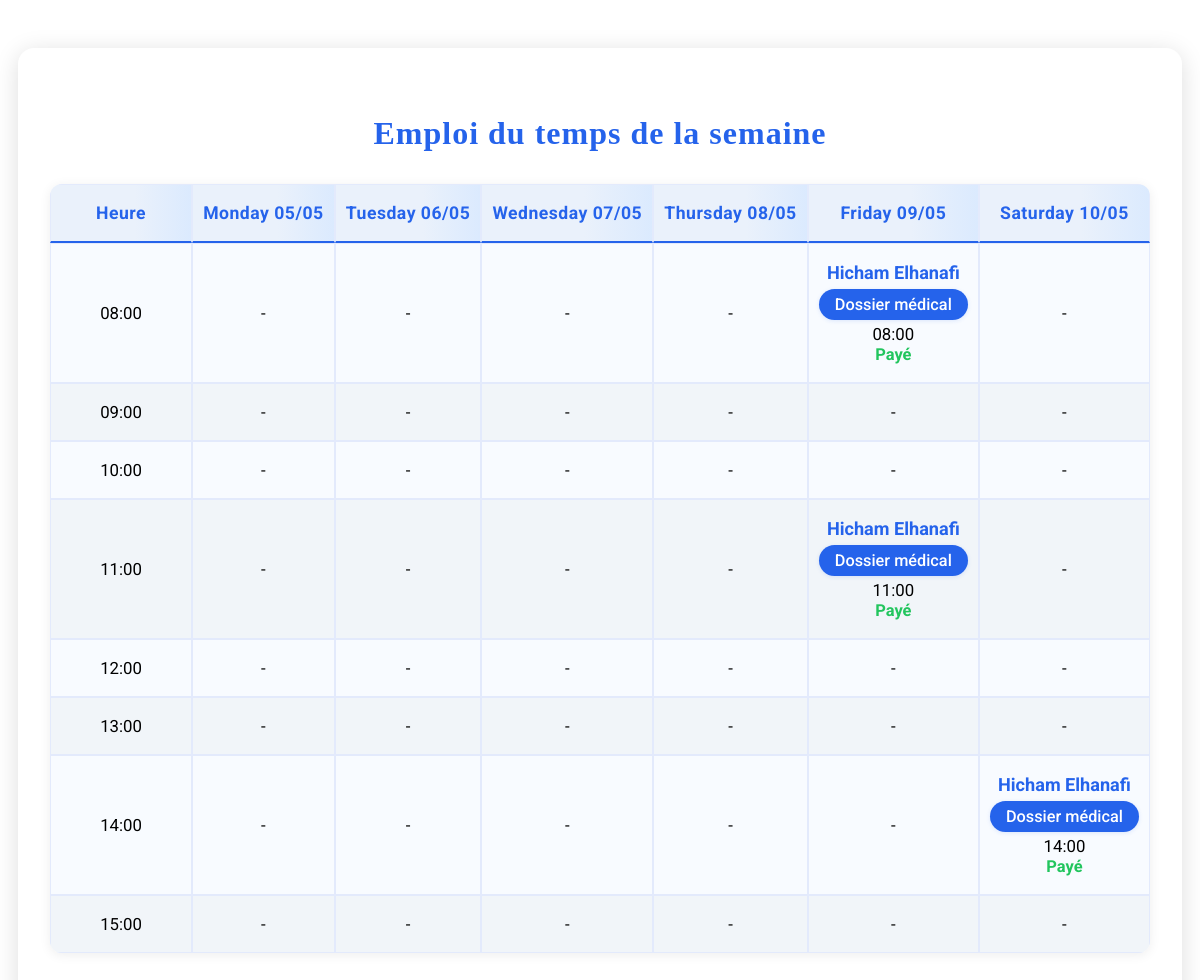
Page /medecin/dashboard/ (signed in) on the committed database.
### core/models.py (models this page shows, shortened)
class RendezVous(models.Model):
    patient = models.ForeignKey(Patient, on_delete=models.CASCADE)
    medecin = models.ForeignKey(Medecin, on_delete=models.CASCADE)
    date = models.DateTimeField()
    facture_payee = models.BooleanField(default=False)

class Patient(models.Model):
    first_name = models.CharField(max_length=100)
    last_name = models.CharField(max_length=100)
    email = models.EmailField(unique=True)
    password = models.CharField(max_length=128)  # hashé
    date_naissance = models.DateField()

### core/views.py (the view)
# urls.py: path('medecin/dashboard/', views.dashboard_medecin, name='dashboard_medecin'),
@medecin_login_required
def dashboard_medecin(request):
    medecin_id = request.session['medecin_id']
    medecin = Medecin.objects.get(id=medecin_id)
    message = None
    today = datetime.today().date()
    lundi = today - timedelta(days=today.weekday())
    jours = [lundi + timedelta(days=i) for i in range(6)]  # Lundi à samedi
    horaires = [time(hour=h) for h in range(8, 16)]  # 8h à 15h inclus (créneaux d'1h)
    rdvs = RendezVous.objects.filter(
        medecin=medecin,
        date__date__gte=jours[0],
        date__date__lte=jours[-1]
    ).select_related('patient')
    planning = {jour: {h: None for h in horaires} for jour in jours}
    for rdv in rdvs:
        jour = rdv.date.date()
        heure = rdv.date.time().replace(minute=0, second=0, microsecond=0)
        if jour in planning and heure in planning[jour]:
            planning[jour][heure] = rdv
    return render(request, 'core/dashboard_medecin.html', {
        'planning': planning,
        'jours': jours,
        'horaires': horaires,
        'medecin': medecin,
        'message': message,
    })

### core/templatetags/dict_extras.py (called while the page is built)
@register.filter
def dict_get(d, key):
    return d.get(key)

### core/views.py (called while the page is built)
def medecin_login_required(view_func):
    @wraps(view_func)
    def wrapper(request, *args, **kwargs):
        if 'medecin_id' not in request.session:
            return redirect('login_medecin')
        return view_func(request, *args, **kwargs)
    return wrapper

### core/templates/core/dashboard_medecin.html (shortened to what this page needs)
<!DOCTYPE html>
<html lang="fr">
<head>
    {% load static %}
    <link rel="stylesheet" href="{% static 'core/css/dashboard_medecin.css' %}">
    {% load dict_extras %}
</head>
<body>
    <div class="medecin-dashboard-container">
        <h2>Emploi du temps de la semaine</h2>
        <table class="emploi-du-temps">
            <thead>
                <tr>
                    <th>Heure</th>
                    {% for jour in jours %}
                        <th>{{ jour|date:"l d/m" }}</th>
                    {% endfor %}
                </tr>
            </thead>
            <tbody>
                {% for heure in horaires %}
                <tr>
                    <td>{{ heure|time:"H:i" }}</td>
                    {% for jour in jours %}
                        {% with planning_jour=planning|dict_get:jour %}
                            {% with rdv=planning_jour|dict_get:heure %}
                                <td>
                                    {% if rdv %}
                                        <strong>{{ rdv.patient.first_name }} {{ rdv.patient.last_name }}</strong><br>
                                        <a href="{% url 'dossier_medical_medecin' rdv.patient.id %}" class="dossier-link btn-dossier">Dossier médical</a><br>
                                        {{ rdv.date|time:"H:i" }}<br>
                                        {% if rdv.facture_payee %}
                                            <span class="paid">Payé</span>
                                        {% else %}
                                            <span class="not-paid">Non payé</span>
                                        {% endif %}
                                    {% else %}
                                        -
                                    {% endif %}
                                </td>
                            {% endwith %}
                        {% endwith %}
                    {% endfor %}
                </tr>
                {% endfor %}
            </tbody>
        </table>
    </div>
</body>
</html>

### core/static/core/css/dashboard_medecin.css (style rules this page uses)
.medecin-dashboard-container { max-width: 1100px; margin: 3rem auto; background: #fff; border-radius: 16px; box-shadow: 0 4px 24px #0002; padding: 2.5rem 2rem; text-align: center; }
.medecin-dashboard-container h2 { color: #2563eb; margin-bottom: 2rem; font-size: 2rem; letter-spacing: 1px; }
.paid { color: #22c55e; font-weight: bold; font-size: 0.98em; }
.dossier-link { color: #1976d2; text-decoration: none; font-weight: bold; }
.emploi-du-temps { width: 100%; border-collapse: separate; border-spacing: 0; background: #f8fafc; border-radius: 12px; overflow: hidden; font-family: 'Roboto', Arial, sans-serif; margin-bottom: 2rem; box-shadow: 0 2px 12px rgba(0,0,0,0.07); }
.emploi-du-temps th, .emploi-du-temps td { border: 1px solid #e3eafc; padding: 18px 10px; text-align: center; min-width: 120px; vertical-align: middle; font-size: 1.05em; transition: background 0.2s; }
.emploi-du-temps th { background: linear-gradient(90deg, #eaf1fb 60%, #dbeafe 100%); color: #2563eb; font-size: 1.1em; font-weight: 700; letter-spacing: 0.5px; border-bottom: 2px solid #2563eb; }
.emploi-du-temps tr { background: #f8fbff; }
.emploi-du-temps tr:nth-child(even) { background: #f1f5f9; }
.emploi-du-temps td strong { color: #2563eb; font-weight: 700; font-size: 1.08em; }
.emploi-du-temps td { position: relative; }
.emploi-du-temps td:after { content: ''; display: block; height: 100%; width: 100%; position: absolute; left: 0; top: 0; z-index: 0; }
.btn-dossier { display: inline-block; background: #2563eb; color: #fff !important; padding: 6px 16px; border-radius: 20px; font-weight: 500; font-size: 0.97em; margin: 6px 0 4px 0; text-decoration: none; transition: background 0.2s, color 0.2s; box-shadow: 0 1px 4px #2563eb22; position: relative; z-index: 1; }

### rows in the picture
RendezVous: patient.first_name "Hicham", patient.last_name "Elhanafi", date "08:00"
RendezVous: patient.first_name "Hicham", patient.last_name "Elhanafi", date "11:00"
RendezVous: patient.first_name "Hicham", patient.last_name "Elhanafi", date "14:00"

### other values in the picture
{{ jour|date:"l d/m" }} "Monday 05/05" "Tuesday 06/05" "Wednesday 07/05" "Thursday 08/05" "Friday 09/05" "Saturday 10/05"
{{ heure|time:"H:i" }} "08:00" "09:00" "10:00" "11:00" "12:00" "13:00" "14:00" "15:00"
